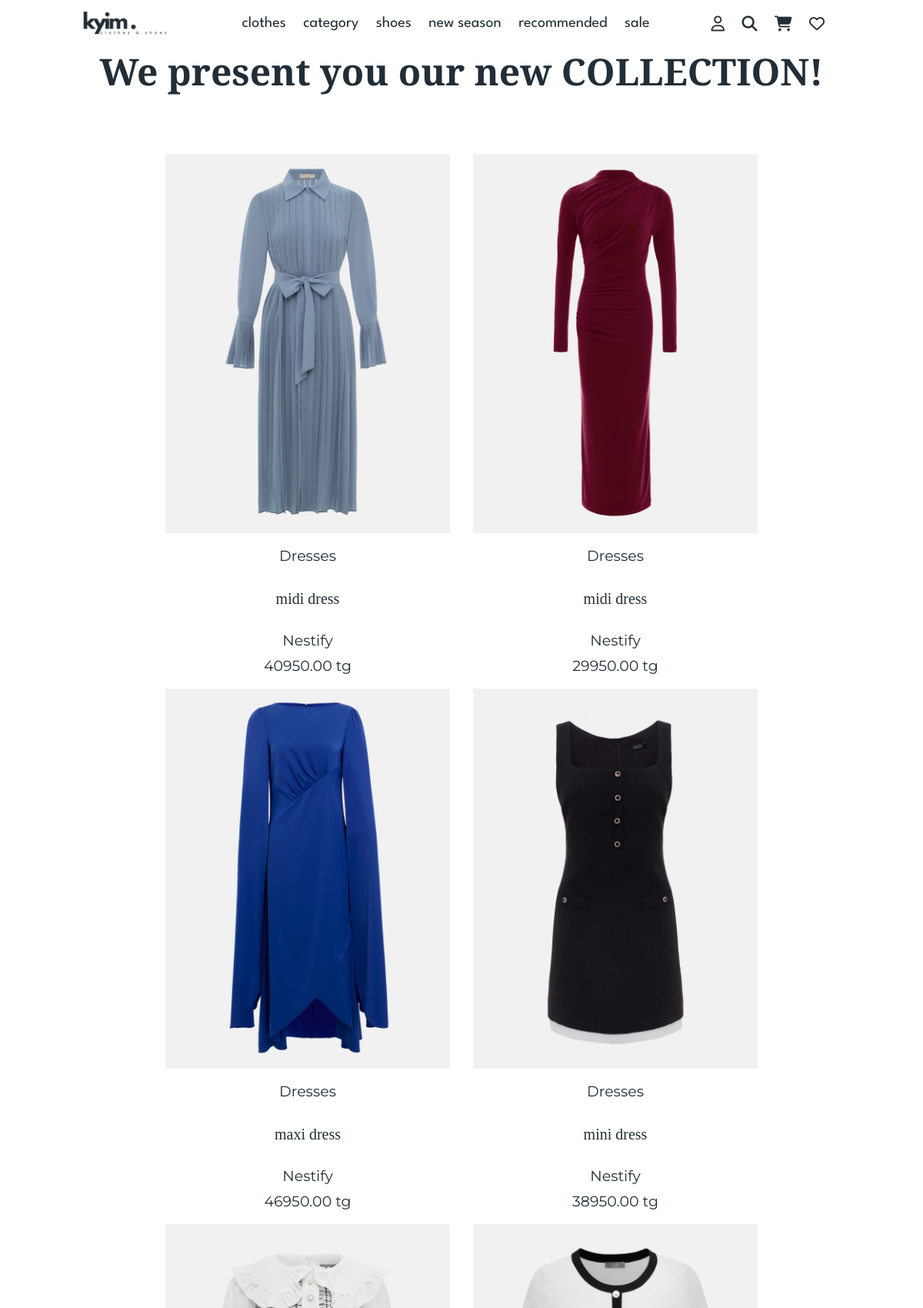
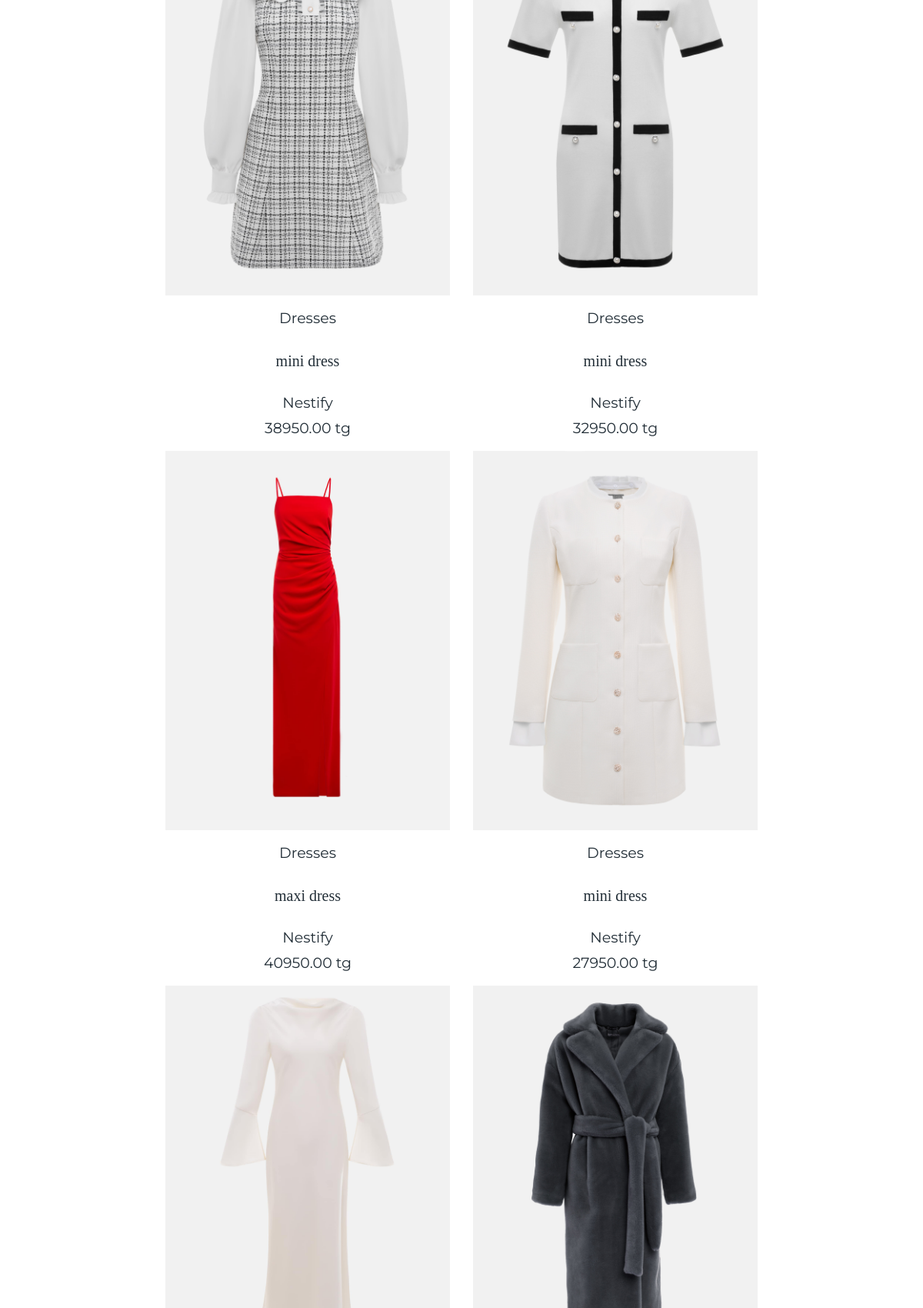
Screenshot of /products/ (upper part) with the database file from the repository (2 pictures, top to bottom).
### core/models.py (models this page shows, shortened)
class Product(models.Model):
    pid = ShortUUIDField(unique=True, length=10, max_length=20, alphabet="abcdefgh12345")
    user = models.ForeignKey(User, on_delete=models.SET_NULL, null=True)
    category = models.ForeignKey(Category, on_delete=models.SET_NULL, null=True, related_name="category")
    vendor = models.ForeignKey(Vendor, on_delete=models.SET_NULL, null=True, related_name = "product")
    title = models.CharField(max_length=100, default="Some clothes")
    image = models.ImageField (upload_to=user_directory_path, default="product.jpg")
    description = models.TextField(null=True, blank=True, default="This is the product")
    price = models.DecimalField (max_digits=99999999999999, decimal_places=2, default="1.99")#could be changed in future
    old_price = models.DecimalField (max_digits=99999999999999, decimal_places=2, default="2.99")#could be changed in future
    gender = models.CharField(max_length=100, default="Female")
    specifications = models.TextField(null=True, blank=True)
    tags = TaggableManager(blank=True)
    product_status = models. CharField (choices=STATUS, max_length=10, default="in_review")
    status = models. BooleanField(default=True)
    in_stock = models. BooleanField (default=True)
    featured = models. BooleanField (default=False)
    digital = models. BooleanField (default=False)
    sku = ShortUUIDField(unique=True, length=4, max_length=10, prefix="sku", alphabet="1234567890", null=True)
    date = models.DateTimeField (auto_now_add=True)
    updated = models. DateTimeField(null=True, blank=True)
    class Meta:
        verbose_name_plural = "Products"

class Category(models.Model):
    cid = ShortUUIDField(unique=True, length=10, max_length=20, prefix="cat", alphabet="abcdefgh12345")
    title = models.CharField(max_length=100, default="clothes")
    image = models.ImageField (upload_to="category", default="category.jpg")
    class Meta:
        verbose_name_plural = "Categories"

class Vendor(models.Model):
    vid = ShortUUIDField (unique=True, length=10, max_length=20, prefix="ven", alphabet="abcdefgh12345")
    title = models.CharField(max_length=100, default="Nestify")
    image = models.ImageField (upload_to=user_directory_path, default="vendor.jpg")
    cover_image = models.ImageField (upload_to=user_directory_path, default="vendor.jpg")
    description = models.TextField(null=True, blank=True, default="I am an amazing vendor")
    address = models.CharField (max_length=100, default="123 Main Street.")
    contact = models.CharField(max_length=100, default="+123 (456) 789")
    chat_resp_time = models.CharField(max_length=100, default="100")
    shipping_on_time = models.CharField (max_length=100, default="100")
    authentic_rating = models.CharField (max_length=100, default="100")
    days_return = models.CharField (max_length=100, default="100")
    warranty_period = models.CharField(max_length=100, default="100")
    user = models.ForeignKey(User, on_delete=models.SET_NULL, null=True)
    date = models.DateTimeField(auto_now_add =True, null = True, blank = True)
    class Meta:
        verbose_name_plural = "Vendors"

### core/views.py (the view)
# urls.py: path("products/", product_list_view, name="product-list"),
def product_list_view(request):
    products = Product.objects.all().order_by("-id")
    context = {
        "products": products
    }
    return render(request, 'core/product-list.html', context)

### templates/core/product-list.html (shortened to what this page needs)
{% extends 'partials/base.html' %}
{% load static %}
{% block content %}
<!DOCTYPE html>
<html lang="en">
<head>
  <link rel="stylesheet" href="{% static 'assets/css/products.css' %}">
</head>
<body>
  <div class="body">
    <div class="h1">
      <h1> We present you our new COLLECTION! </h1>
    </div>
    <div class="gen">
     {% for p in products %}
       <div class="pic">
         <img src="{{ p.image.url }}" alt="" class="imgpic">
         <div class="cat">
           <p class="p_text">{{ p.category.title }}</p>
           <h1><a href="{% url 'core:product-detail' p.pid %}" class="p2_text">{{ p.title }}</a></h2>
           <p class="p_text">{{ p.vendor.title }}</p>
           <p class="p_text">{{ p.price }} tg</p>
         </div>
       </div>
     {% endfor %}
   </div>
  </div>
{% endblock %}

### static/assets/css/base.css (style rules this page uses)
:root { --primary-color: #222e37; --primary-font: "League Spartan", sans-serif; --background-header-navbar: #ffffff; --hover-color: rgb(211, 211, 211); }
* { font-family: var(--primary-font); margin: 0; padding: 0; box-sizing: border-box; text-decoration: none; transition: .2s linear; }
html { font-size: 62.5%; }

### static/assets/css/products.css (style rules this page uses)
:root { --primary-color: #222e37; --primary-font: "League Spartan", sans-serif; --background-header-navbar: #ffffff; --hover-color: rgb(211, 211, 211); }
* { font-family: var(--primary-font); margin: 0; padding: 0; box-sizing: border-box; text-decoration: none; transition: .2s linear; }
html { font-size: 62.5%; }
.gen { display: flex; justify-content: center; align-items: center; flex-wrap: wrap; padding: 20px; font-family: "Bona Nova", serif; font-weight: 400; font-style: normal; }
.pic { display: flex; justify-content: center; align-items: center; flex-direction: column; }
.imgpic { width: 100%; max-width: 400px; height: auto; padding: 15px; }
.cat { padding: 3px; display: flex; justify-content: center; align-items: center; flex-direction: column; gap: 10px; text-decoration-color: #1e201f; }
.h1 { display: flex; justify-content: center; align-items: center; margin: 20px; padding-top: 20px; font-size: 2vw; font-weight: 300; }
.p_text { font-size: 1.9rem; font-family: "Montserrat", serif; font-weight: 400; color: var(--primary-color); }
.p2_text { font-size: 2rem; font-family: "Bodoni Moda", serif; font-weight: 400; color: var(--primary-color); }
h1 { font-family: "Bodoni Moda", serif; margin: 20px; color: var(--primary-color); }

### rows the page displays
Product: image (picture), category "Dresses", title "midi dress", vendor "Nestify", price "40950.00"
Product: image (picture), category "Dresses", title "midi dress", vendor "Nestify", price "29950.00"
Product: image (picture), category "Dresses", title "maxi dress", vendor "Nestify", price "46950.00"
Product: image (picture), category "Dresses", title "mini dress", vendor "Nestify", price "38950.00"
Product: image (picture), category "Dresses", title "mini dress", vendor "Nestify", price "38950.00"
Product: image (picture), category "Dresses", title "mini dress", vendor "Nestify", price "32950.00"
Product: image (picture), category "Dresses", title "maxi dress", vendor "Nestify", price "40950.00"
Product: image (picture), category "Dresses", title "mini dress", vendor "Nestify", price "27950.00"
Product: image (picture)
Product: image (picture)
